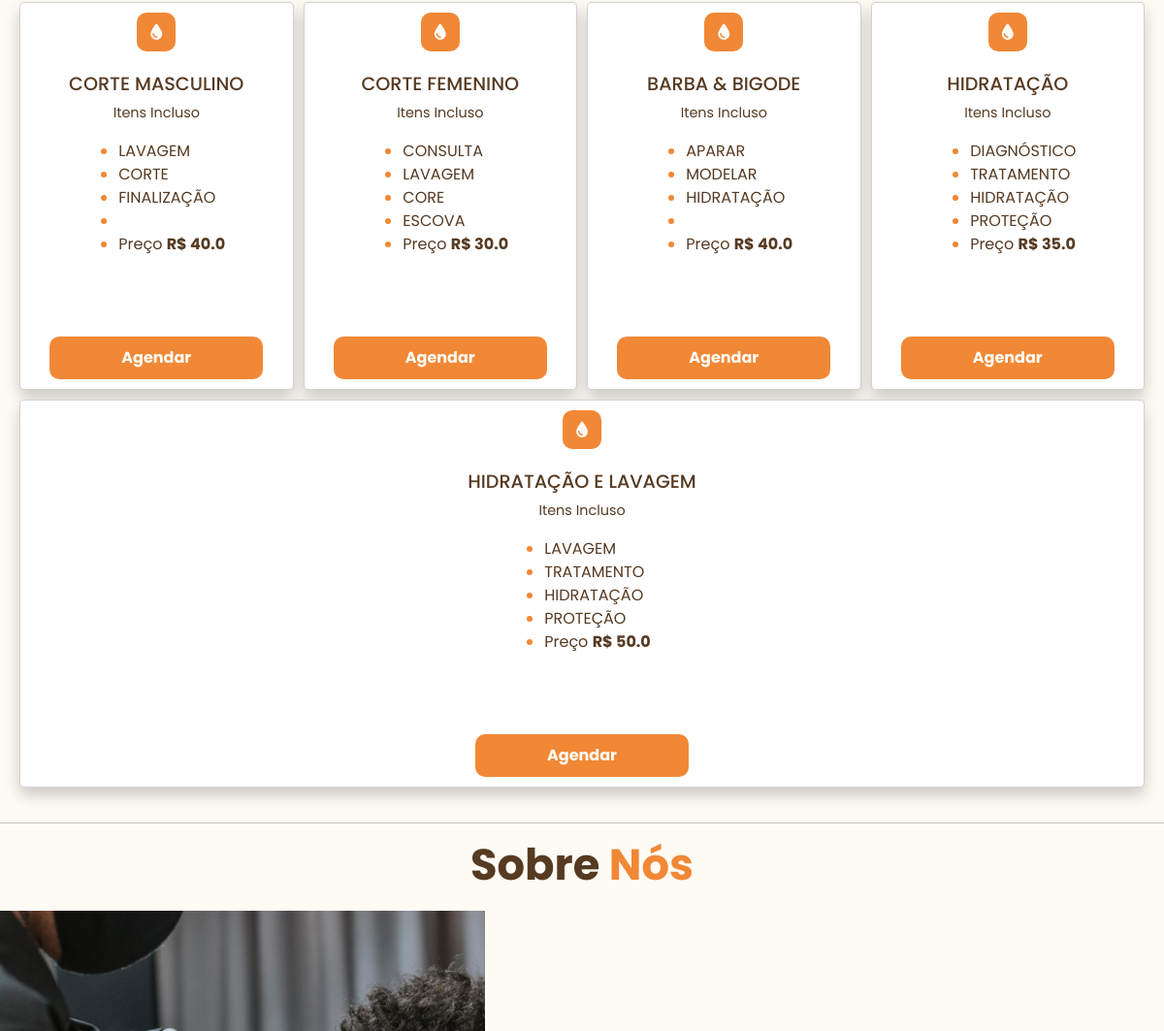
Before: / (middle part) with the older database file.
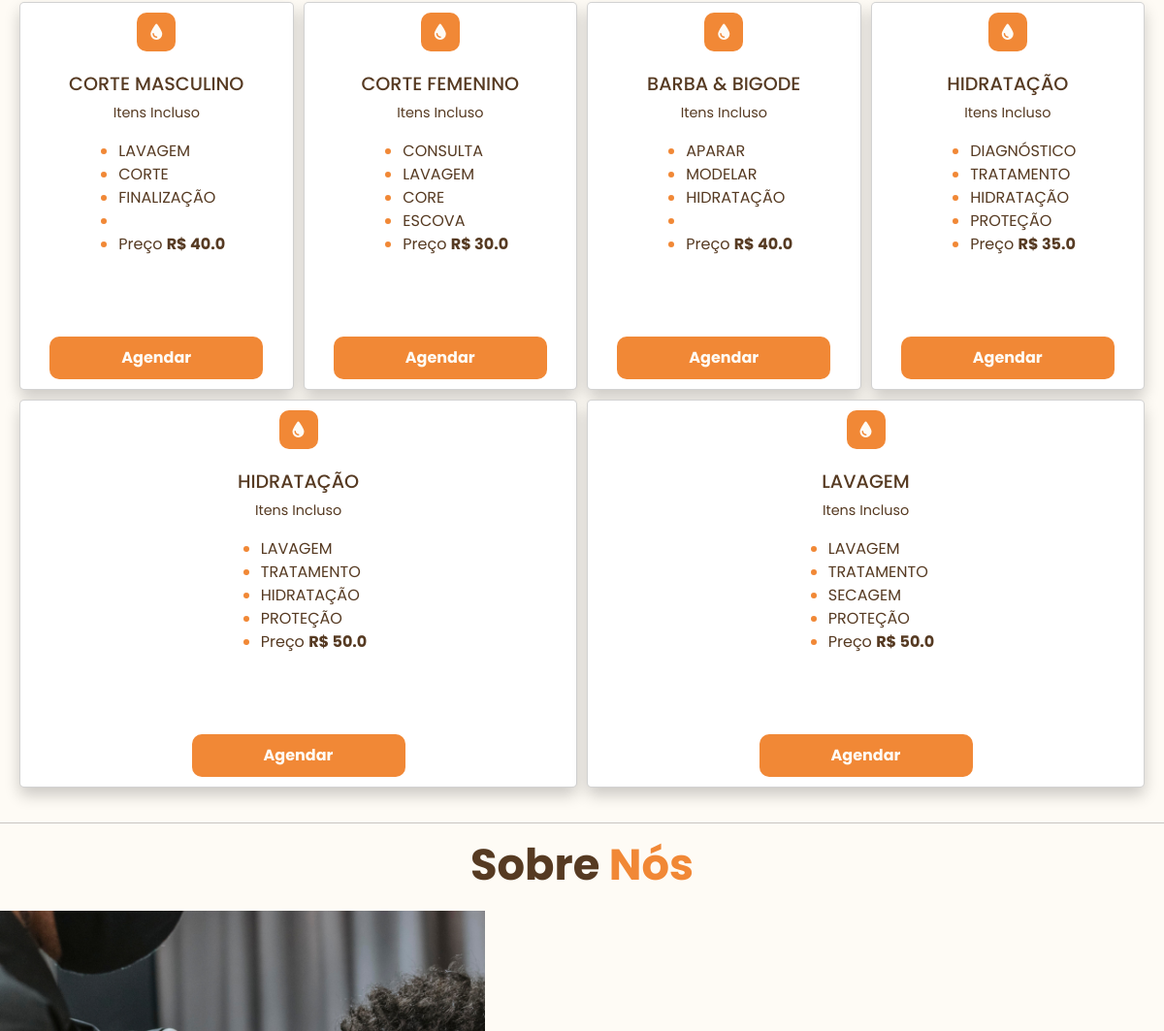
After: the same page with the newer database file.
### models/user.py (models this page shows)
class Servico(db.Model):
    __tablename__ = 'servicos'
    Id_Servico = db.Column(db.Integer, primary_key=True)
    No_Servico = db.Column(db.String(100), nullable=False)
    Pr_Servico = db.Column(db.Float, nullable=False)
    Tp_Estimado = db.Column(db.String(15))
    Dc_Descricao1 = db.Column(db.String(30))
    Dc_Descricao2 = db.Column(db.String(30))
    Dc_Descricao3 = db.Column(db.String(30))
    Dc_Descricao4 = db.Column(db.String(30))
    Fl_Situacao = db.Column(db.String(1), nullable=False, default='S')
    Dt_Cadastro = db.Column(db.Date, default=date.today)
    Hr_cadastro = db.Column(db.DateTime, default=datetime.now)
    No_Usualt = db.Column(db.String(50))
    Dt_Altera = db.Column(db.Date, default=date.today)
    Hr_Altera = db.Column(db.DateTime, default=datetime.now)
    No_Usudel = db.Column(db.String(50))
    Dt_Delete = db.Column(db.Date, default=date.today)
    Hr_Delete = db.Column(db.DateTime, default=datetime.now)
    Fl_Delete = db.Column(db.String(1), default="N")

### controllers/user_controllers.py (the view)
    @staticmethod
    def index():
        cardServico = Servico.query.all()
        if cardServico:
            return render_template('index.html', cardServico=cardServico)

### views/templates/index.html (shortened to what this page needs)
<!DOCTYPE html>
<html lang="pt-br">
<head>
    <link href="https://cdn.jsdelivr.net/npm/bootstrap@5.3.8/dist/css/bootstrap.min.css" rel="stylesheet"
>
    <link rel="stylesheet" href="https://cdnjs.cloudflare.com/ajax/libs/font-awesome/7.0.1/css/all.min.css"
 />
    <link rel="stylesheet" href="/static/css/index.css">
</head>
<body>
    <section class="servico" id="servico">
        <div class="cards">
            {% for servico in cardServico %}
                <div class="card">
                    <div class="card-icone">
                        <i class="fa-solid fa-droplet"></i>
                    </div>
                    <h3>{{ servico.No_Servico }}</h3>
                    <p>Itens Incluso</p>
                    <ul>
                        <li>{{ servico.Dc_Descricao1 }}</li>
                        <li>{{ servico.Dc_Descricao2 }}</li>
                        <li>{{ servico.Dc_Descricao3 }}</li>
                        <li>{{ servico.Dc_Descricao4 }}</li>
                        <li>Preço <span>R$ {{ servico.Pr_Servico }}</span></li>
                    </ul>
                    <form action="/escolherProfissional/{{ servico.Id_Servico }}" method="post">
                        <button type="submit" class="botao">Agendar</button>
                    </form>
                </div>
            {% endfor %}
        </div>
    </section>
    <hr>
    <section class="sobre-nos" id="sobre-nos">
        <h1>Sobre <span>Nós</span></h1>
        <div class="sobre">
            <div class="imagem">
                <img src="/static/imagens/img-sobre-nos/img1.png" alt="">
            </div>
        </div>
    </section>
</body>
</html>

### static/css/index.css (style rules this page uses)
:root { --cor1: #FEFBF5; --cor2: #563A22; --cor3: #F1D7B4; --cor4: #9B7C64; --cor5: #F18836; }
* { margin: 0; padding: 0; box-sizing: border-box; font-family: "Poppins", sans-serif; }
body { background-color: var(--cor1); }
.botao { width: 220px; padding: 10px 20px; background-color: var(--cor5); border-radius: 10px; border: 0; color: var(--cor1); font-weight: bolder; transition: calc(1s); }
.servico { display: flex; flex-wrap: wrap; flex-direction: column; align-items: center; justify-content: center; margin-top: 15px; color: var(--cor2); }
.servico .cards { display: flex; flex-wrap: wrap; gap: 10px; width: 100%; align-items: center; justify-content: center; padding: 20px; }
.servico .card { display: flex; flex-wrap: wrap; flex-grow: 1; align-items: center; border-radius: 5px; height: 400px; padding: 10px; box-shadow: 0 .5rem 1rem rgb(0, 0, 0, 0.2); transition: .4s linear; color: var(--cor2); }
.servico .card-icone { align-self: center; margin-bottom: 12px; }
.servico .card i { display: flex; align-items: center; justify-content: center; background-color: var(--cor5); width: 40px; height: 40px; border-radius: 10px; color: var(--cor1); margin-bottom: 10px; }
.servico .card h3 { color: var(--cor2); font-size: 1.2rem; }
.servico .card p { font-size: 0.9rem; }
.servico .card li::marker { color: var(--cor5); }
.servico .card li span { color: var(--cor2); font-weight: bold; }
.servico .card form { margin-top: auto; }
.sobre-nos { display: flex; flex-wrap: wrap; flex-direction: column; align-items: center; justify-content: center; margin-top: 10px; }
.sobre-nos h1 { font-size: 2.8rem; color: var(--cor2); font-weight: bold; margin-bottom: 20px; }
.sobre-nos span { color: var(--cor5); }
.sobre-nos .sobre { display: flex; flex-wrap: wrap; justify-content: space-between; gap: 50px; }
.sobre-nos .sobre img { width: 500px; height: 500px; }

Changed rows visible on the page:
changed Servico (number 5 of 6 on the later page): No_Servico "HIDRATAÇÃO E LAVAGEM" → "HIDRATAÇÃO"
added Servico: No_Servico "LAVAGEM", Dc_Descricao1 "LAVAGEM", Dc_Descricao2 "TRATAMENTO", Dc_Descricao3 "SECAGEM", Dc_Descricao4 "PROTEÇÃO", Pr_Servico "50.0"
